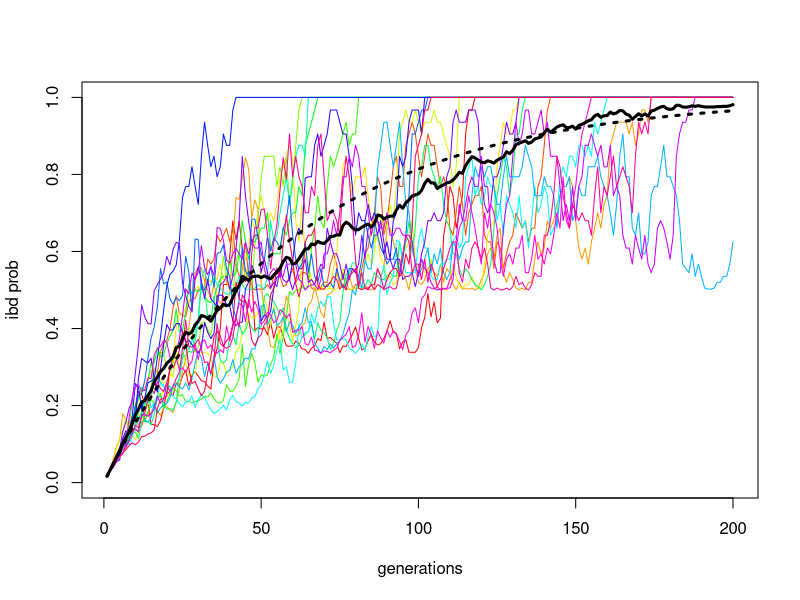

The R script that drew this image:
# Pop size
N <- 30

# Number of generations
ngens <- 200

# Number of populations
npops <- 20

# Create a matrix to store results.
# Each row will be a generation and each column, a population.

IBD <- matrix(nrow = ngens, ncol = npops) 

for(i in 1:npops) {
  
  pop <- seq(1:(2*N))

  IBD[1, i] <- sum((table(pop)/(2*N))^2)
  
  for(j in 2:ngens) {
    pop <- sample(pop, replace = TRUE)
    IBD[j, i]  <- sum((table(pop)/(2*N))^2)
  }
}

# Population trajectories
plot(NA, type = "n", xlim = c(1, ngens), ylim = c(0, 1), 
     xlab = "generations", ylab = "ibd prob")

for (i in 1:npops)
  lines(IBD[, i], col = rainbow(npops)[i])

# plot the mean ibd across generations (rows)
lines(rowMeans(IBD), lwd = 3)

##### Theoretical line for timecourse of IBD

# Ft = 1 - ( 1 - 1/2N)^t

ibd.th <- numeric(ngens)
for(t in 1:ngens)
ibd.th[t] <- 1 - ( 1- 1/(2*N))^t
lines(ibd.th, lty=3, lwd=3)